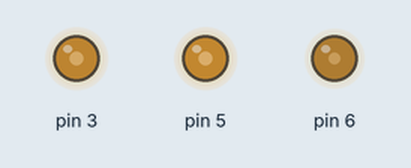
Recording of a sketch running on a simulated Arduino Uno, built with avr-gcc and run on an emulated ATmega328P. On the bench: output pins drawn as LEDs (lit = HIGH). Random numbers use the default seed unless the sketch sets one; what the sketch prints to the serial monitor is not drawn.

Above: at 0.15 s.
At 5.01 s:
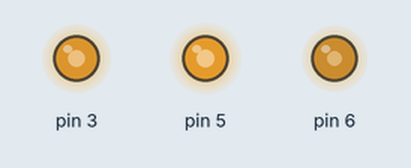
At 9.89 s:
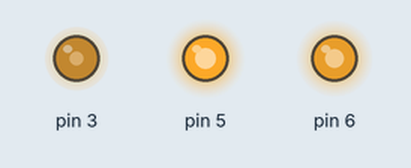
At 19.65 s:
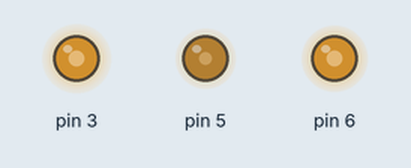
At 29.75 s:
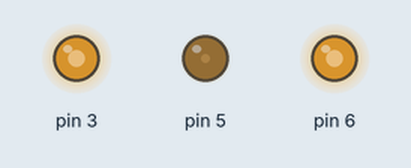
At 39.55 s:
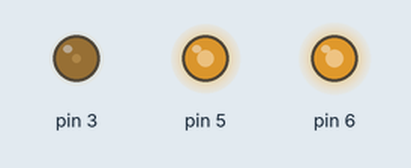
Timing chart, 0 to 40.0 s (numbered marks = the images above):
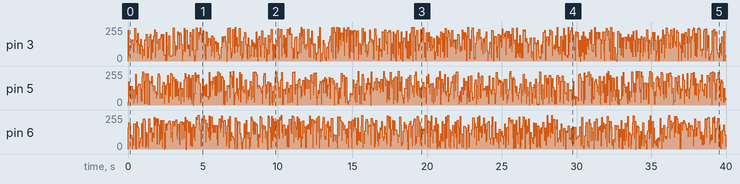

The sketch:

sketch04_pwm_3_leds.ino
```cpp
int pwm1 = 0;
int pwm2 = 0;
int pwm3 = 0;

int ledR = 3;
int ledG = 5;
int ledB = 6;

void setup() {

  Serial.begin(9600);
}

void loop() {

  pwm1 = random(0, 255);
  pwm2 = random(0, 255);
  pwm3 = random(0, 255);
  pwmLed(ledR, pwm1);
  pwmLed(ledG, pwm2);
  pwmLed(ledB, pwm3);

  Serial.print("AA17, AA18, LED_R: ");
  Serial.print(pwm1);
  Serial.print(" , LED_G: ");
  Serial.print(pwm2);
  Serial.print(" , LED_B: ");
  Serial.print(pwm3);
  delay(10);
}

void pwmLed(int led, int pwmValue) {
  analogWrite(led, pwmValue);
  delay(10);
}
```
